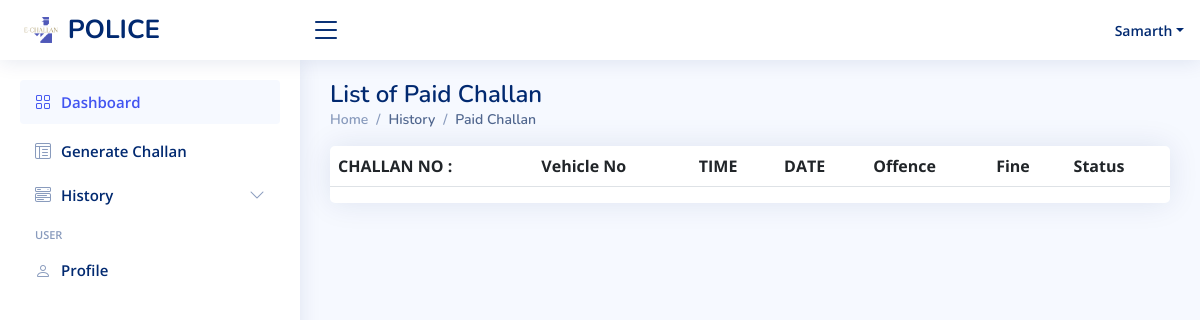
The app's page /police/policedashboard/history/paid/ (signed in), older data.
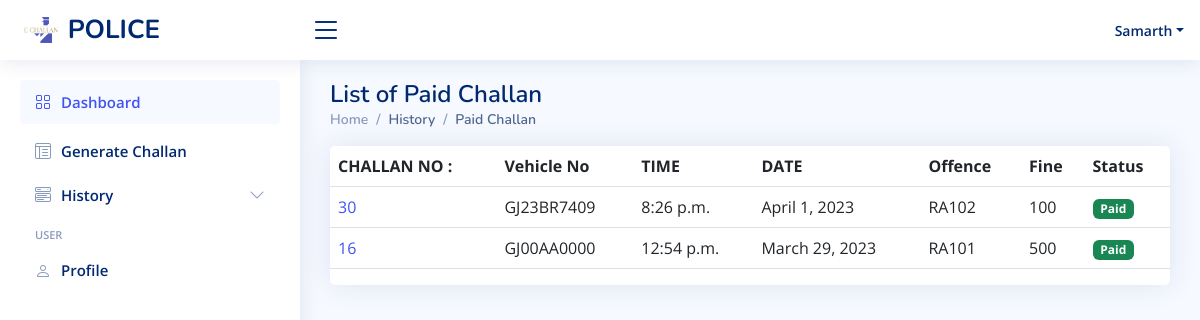
The same page, newer data.
### rto/models.py (models this page shows, shortened)
class Challan(models.Model):
    challan_no=models.AutoField(primary_key = True)
    cpolice=models.CharField(max_length=50,default=None)
    suspect_name=models.CharField(max_length=50,default=None)
    owner_name=models.CharField(max_length=50,default=None)
    offence_date=models.DateField(default=None)
    offence_time=models.TimeField(default=None)
    vehicle_no=models.CharField(max_length=50,default=None)
    offender_mobile_no=models.IntegerField(default=None,null=True)
    offender_email_id=models.CharField(max_length=50,default=None,null=True)
    fine=models.IntegerField(default=None)
    rule_code=models.CharField(max_length=50,default=None)
    evidence=models.ImageField( height_field=None, width_field=None,max_length=100, blank=True)
    status=models.CharField(max_length=15,default='Pending')

### police/views.py (the view)
# urls.py: path('policedashboard/history/paid/', views.allcpaid,name="paidlist"),
def allcpaid(request):
    if authcheck(request):
        allchs = list(Challan.objects.filter(status='Paid').reverse())
        c = request.session.get('username')
        v = request.session.get('username')
        context1 = {
            'user': user(request),
            'c': allchs
            }
        return render(request, 'paid.html',context1)
    else:
        return log_police(request)

### police/views.py (called while the page is built)
def authcheck(request):
    if request.session.get('login') == False or request.session.get('username') == None:
            return False
    else :
        return True

def user(request):
    user_info={
        'username':request.session.get('username')
    }
    return user_info

### police/templates/paid.html (shortened to what this page needs)
{% extends 'base1.html' %}
{% block body1 %}
<main id="main" class="main">
  <div class="pagetitle">
    <h1>List of Paid Challan</h1>
    <nav>
      <ol class="breadcrumb">
        <li class="breadcrumb-item"><a href="../">Home</a></li>
        <li class="breadcrumb-item active">History</li>
        <li class="breadcrumb-item active">Paid Challan</li>
      </ol>
    </nav>
  </div>
  <section class="section">
    <div class="row">
      <div class="col-lg-12">
        <div class="col-12">
          <div class="card  overflow-auto fs-6">
            <table class="table table-border datatable ">
              <thead>
                <tr>
                  <th scope="col">CHALLAN NO :</th>
                  <th scope="col">Vehicle No </th>
                  <th scope="col">TIME</th>
                  <th scope="col">DATE</th>
                  <th scope="col">Offence </th>
                  <th scope="col">Fine </th>
                  <th scope="col">Status </th>
                </tr>
              </thead>
              <tbody>
                {% for i in c reversed %}
                <tr>
                  {% if i.status == "Paid" %}
                    <td><a href="pchallan/{{i.challan_no}}">{{i.challan_no}}</a></td>
                    <td>{{i.vehicle_no}}</td>
                    <td>{{i.offence_time}}</td>
                    <td>{{i.offence_date}}</td>
                    <td>{{i.rule_code}}</td>
                    <td>{{i.fine}}</td>
                    <td><span class="badge bg-success">Paid</span></td>
                  {% endif %}
                </tr>
                {% endfor %}
              </tbody>
            </table>
          </div>
        </div>
    </div>
    </div>
  </section>
</main>
{% endblock body1 %}

Row changes from the older to the newer data that the page shows:
added Challan: challan_no "30", vehicle_no "GJ23BR7409", offence_time "8:26 p.m.", offence_date "April 1, 2023", rule_code "RA102", fine "100"
added Challan: challan_no "16", vehicle_no "GJ00AA0000", offence_time "12:54 p.m.", offence_date "March 29, 2023", rule_code "RA101", fine "500"
